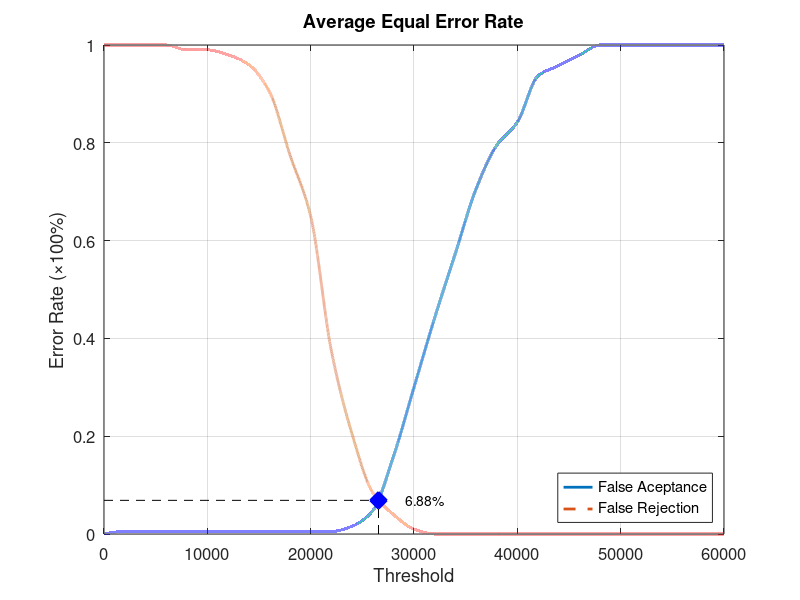
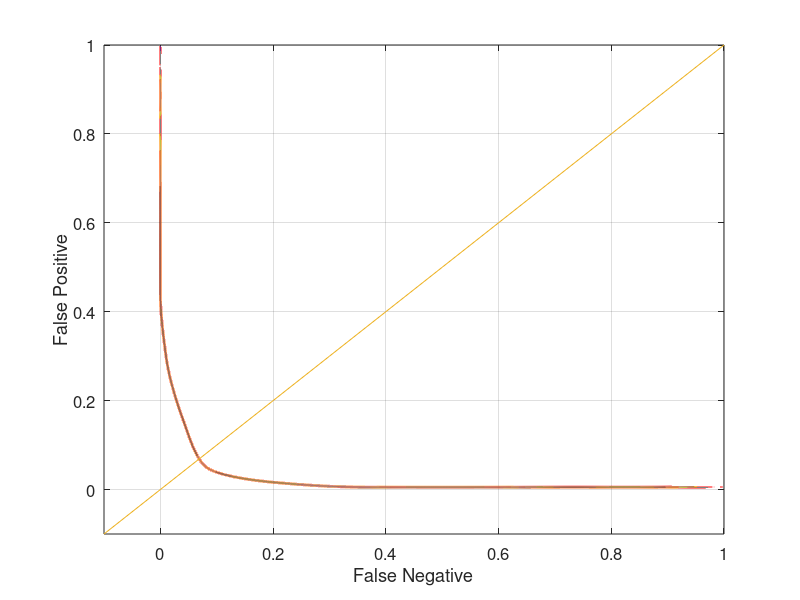

Write MATLAB code to recreate these figures, in order.
function yEER = Database4_4
close all;
clear;
clc;
x = 0:2000:60000;
xq = 0:0.5:60000;

y0 = [0 0.00526316 0.00526316 0.00526316 0.00526316 0.00526316 0.00526316 0.00526316 0.00526316 0.00526316 0.00526316 0.00526316 0.0157895 0.0473684 0.157895 0.3 0.442105 0.573684 0.705263 0.794737 0.842105 0.936842 0.957895 0.978947 1 1 1 1 1 1 1];
yy0 = interp1(x, y0, xq, 'pchip');
y1 = [1 1 1 1 0.99 0.99 0.98 0.96 0.905 0.775 0.65 0.375 0.205 0.085 0.04 0.01 0 0 0 0 0 0 0 0 0 0 0 0 0 0 0];
yy1 = interp1(x, y1, xq, 'pchip');

% Calculating EER: 
y2 = abs(y0 - y1);
find(y2 == min(y2))
yy2 = abs(yy0 - yy1);
xEER = find(yy2 == min(yy2));
xEERIndex = xq(xEER) % X-axis EER
yEER = yy0(xEER) % Y-axis EER

main = figure
plot(xq, yy0,'-','LineWidth', 2);	hold on
plot(xq, yy1,'--','LineWidth', 2);	hold on
plot([xEERIndex xEERIndex], [0 yEER], 'k--');	hold on
plot([0 xEERIndex], [yEER yEER], 'k--');	hold on
plot(xEERIndex, yEER, 'bx', 'LineWidth', 10);	hold on
text(xEERIndex + 10 * xEERIndex / 100, yEER, [num2str(round((10000 * yEER)) / 100) '%'])
legend('False Aceptance', 'False Rejection', 'Location', 'SouthEast')
xlabel('Threshold')
ylabel('Error Rate (\times100%)')
title('Average Equal Error Rate')
set(gca, 'FontSize', 12)
axis([0 60000 0 1])
grid on

print(main, 'Database4_4Main', '-dpng');
FNRxFPR = figure('Color', [1 1 1]);
plot(yy1, yy0, '-', yy1, yy0, 'LineWidth', 2);
hold on
y = -0.1:0.1:1
plot(y, y); 
set(gca, 'FontSize', 12)
xlabel('False Negative')
ylabel('False Positive')
axis([-0.1 1 -0.1 1])
set(gca, 'FontSize', 12)
grid on

print(FNRxFPR, 'Database4_4FNRxFPR','-dpng');
end
